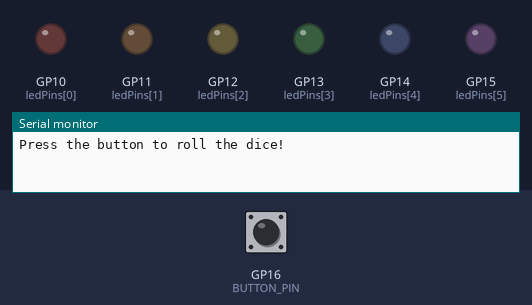
Bench run of a sketch on a simulated Raspberry Pi Pico. Shown: output pins drawn as LEDs (lit = HIGH), the last lines printed to the serial monitor. Inputs (shaded band) come from the test bench; at power-on: GP16 (BUTTON_PIN) HIGH. Random numbers use the default seed unless the sketch sets one.

Above: at 1.2 s.
1.3 s: GP16 (BUTTON_PIN) pulled LOW for 0.15 s
At 2.7 s:
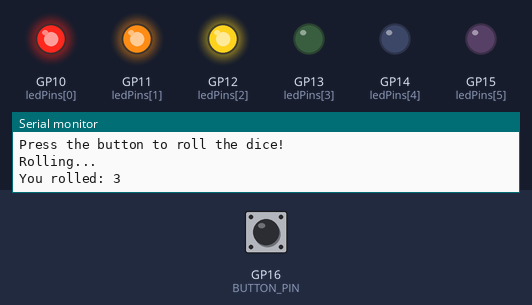
4.3 s: GP16 (BUTTON_PIN) pulled LOW for 1 s
At 6.2 s:
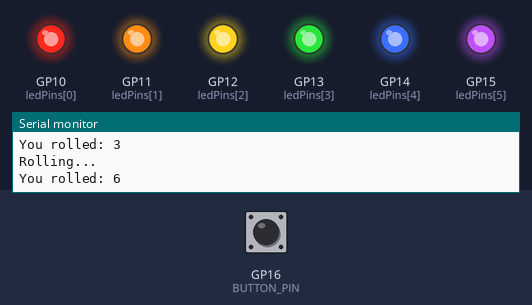
7.3 s: GP16 (BUTTON_PIN) pulled LOW for 3.2 s
At 7.65 s:
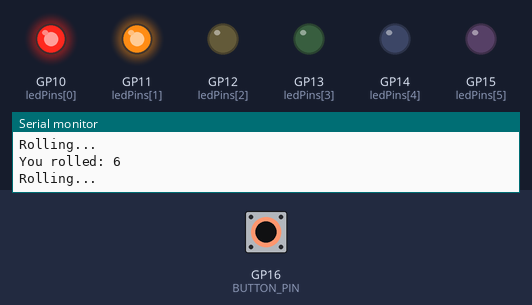
Timing chart, 0 to 10.3 s (numbered marks = the images above; inputs shaded):
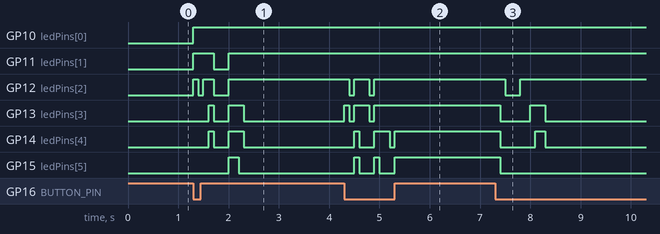

The sketch:

sketch.ino
```cpp
// ------------------------------------------------------------
// Project 13 - Digital Dice
// Press the button to "roll": LEDs flicker, then show your
// result (1-6) as that number of lit LEDs.
//
// Wiring:
//   Dice LED i: GP10..GP15 (Physical Pins 14,15,16,17,19,20)
//               each via 220 ohm -> anode, cathodes -> GND
//   Button:     GP16 (Physical Pin 21) -> pin 1.l
//               GND (Physical Pin 38)  -> pin 2.l
// ------------------------------------------------------------

const int ledPins[6] = {10, 11, 12, 13, 14, 15};  // dice face LEDs
const int BUTTON_PIN = 16;                        // roll button

int lastButtonState = HIGH;

void setup() {
  for (int i = 0; i < 6; i++) {
    pinMode(ledPins[i], OUTPUT);
  }
  pinMode(BUTTON_PIN, INPUT_PULLUP);

  // Seed the random generator with electrical noise from A0,
  // otherwise you get the same sequence after every reset!
  randomSeed(analogRead(A0));

  Serial.begin(115200);
  Serial.println("Press the button to roll the dice!");
}

// Light exactly the first 'n' LEDs -> shows the number n
void showNumber(int n) {
  for (int i = 0; i < 6; i++) {
    digitalWrite(ledPins[i], (i < n) ? HIGH : LOW);
  }
}

void allOff() {
  showNumber(0);
}

void loop() {
  int current = digitalRead(BUTTON_PIN);

  if (lastButtonState == HIGH && current == LOW) {   // new press!
    Serial.println("Rolling...");

    // Rolling animation: flash random numbers ten times
    for (int i = 0; i < 10; i++) {
      showNumber(random(1, 7));      // random(1,7) gives 1..6
      delay(100);
    }

    int result = random(1, 7);       // the final throw
    showNumber(result);
    Serial.print("You rolled: ");
    Serial.println(result);
  }

  lastButtonState = current;
}
```

Measured:
- after the input at 1.3 s, GP10 (ledPins[0]): LOW → HIGH at once; GP11 (ledPins[1]): LOW → HIGH at once, → LOW 0.40 s later, → HIGH 0.30 s later
- after the input at 4.3 s, GP12 (ledPins[2]): alternates HIGH for 0.30 s and LOW for 0.10 s, 4 changes in all, then stays HIGH, starting after 0.10 s; GP13 (ledPins[3]): goes HIGH 0.10 s, LOW 0.10 s, HIGH 0.30 s, LOW 0.10 s, then HIGH, starting at once
- after the input at 7.3 s, GP12 (ledPins[2]): HIGH → LOW after 0.20 s, → HIGH 0.30 s later; GP13 (ledPins[3]): HIGH → LOW after 0.10 s, → HIGH 0.60 s later, → LOW 0.30 s later; GP14 (ledPins[4]): HIGH → LOW after 0.10 s, → HIGH 0.70 s later, → LOW 0.20 s later; GP15 (ledPins[5]): HIGH → LOW after 0.10 s
